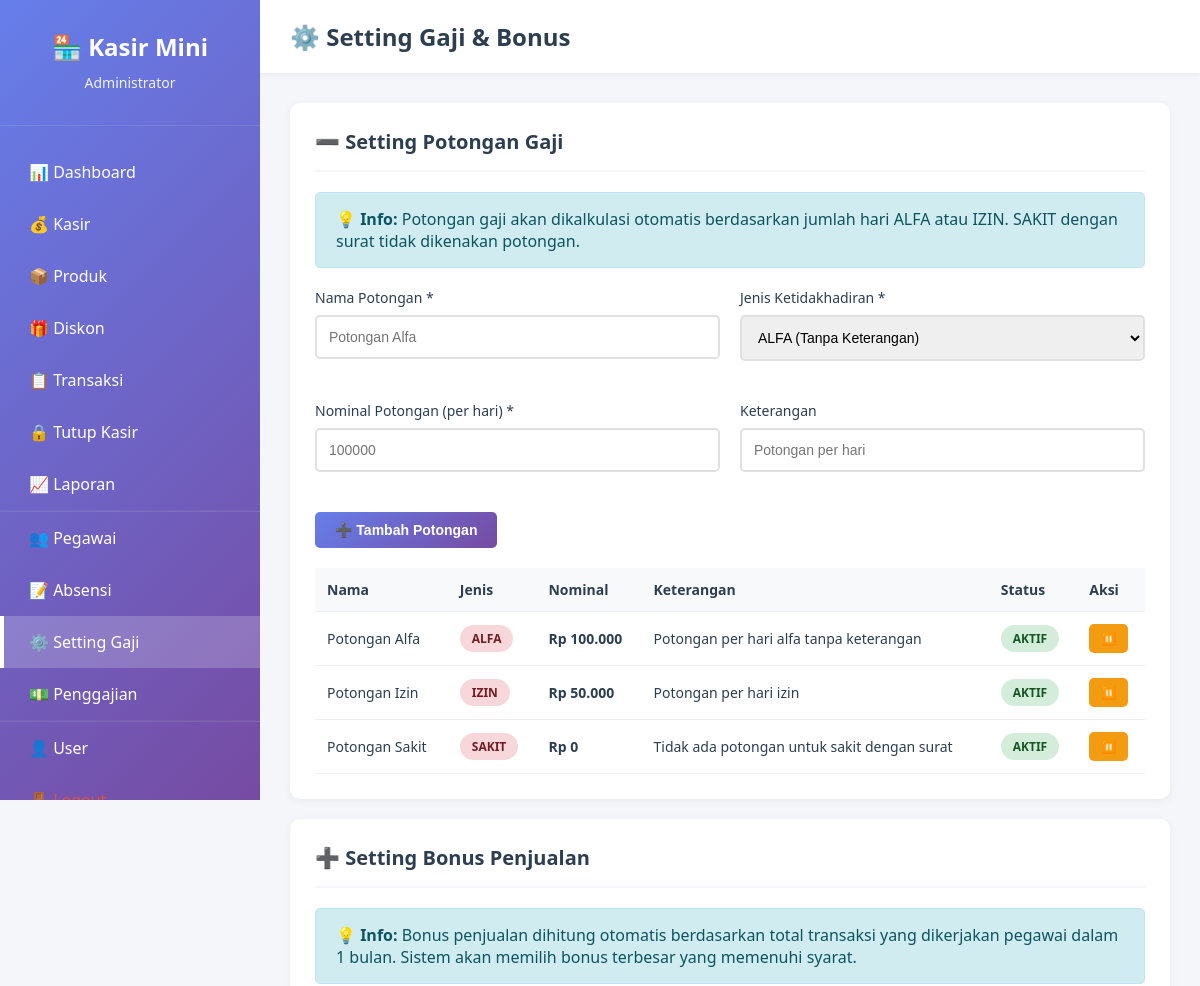
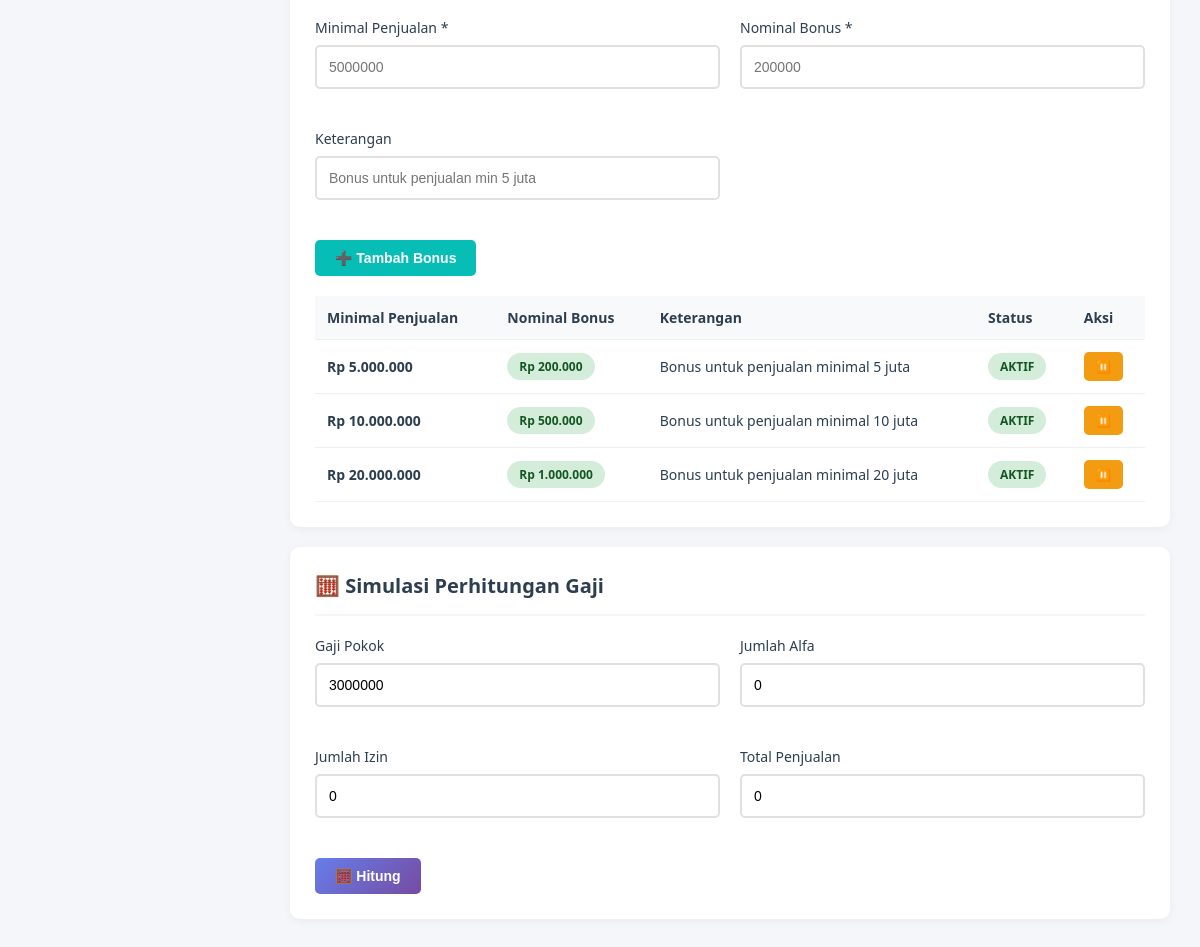
The page /setting_gaji.php (signed in) on the database its author committed (2 pictures, top to bottom).
### tables this page shows
CREATE TABLE setting_potongan (
    id INT PRIMARY KEY AUTO_INCREMENT,
    nama_potongan VARCHAR(100) NOT NULL,
    jenis_ketidakhadiran ENUM('ALFA', 'IZIN', 'SAKIT'),
    nominal_potongan DECIMAL(10,2) NOT NULL,
    keterangan TEXT,
    status ENUM('aktif', 'nonaktif') DEFAULT 'aktif',
    created_at TIMESTAMP DEFAULT CURRENT_TIMESTAMP
);

CREATE TABLE setting_bonus (
    id INT PRIMARY KEY AUTO_INCREMENT,
    minimal_penjualan DECIMAL(12,2) NOT NULL,
    nominal_bonus DECIMAL(10,2) NOT NULL,
    persentase_bonus DECIMAL(5,2) DEFAULT 0,
    keterangan TEXT,
    status ENUM('aktif', 'nonaktif') DEFAULT 'aktif',
    created_at TIMESTAMP DEFAULT CURRENT_TIMESTAMP
);

### config.php (called while the page is built, shortened)
<?php
function rupiah($angka) {
    return "Rp " . number_format($angka, 0, ',', '.');
}
?>

### setting_gaji.php (the view, shortened to what this page needs)
<?php
require_once 'config.php';
$potongan = mysqli_query($conn, "SELECT * FROM setting_potongan ORDER BY jenis_ketidakhadiran ASC");
$bonus = mysqli_query($conn, "SELECT * FROM setting_bonus ORDER BY minimal_penjualan ASC");
?>
<!DOCTYPE html>
<html lang="id">
<head>
    <link rel="stylesheet" href="assets/css/style.css">
</head>
<body>
    <div class="sidebar">
        <div class="sidebar-header">
            <h2>🏪 Kasir Mini</h2>
            <p><?php echo $_SESSION['nama_lengkap']; ?></p>
        </div>
        <nav class="sidebar-menu">
            <a href="index.php">📊 Dashboard</a>
            <a href="kasir.php">💰 Kasir</a>
            <a href="produk.php">📦 Produk</a>
            <a href="diskon.php">🎁 Diskon</a>
            <a href="transaksi.php">📋 Transaksi</a>
            <a href="tutup_kasir.php">🔒 Tutup Kasir</a>
            <a href="laporan.php">📈 Laporan</a>
            <hr style="border-color: rgba(255,255,255,0.1);">
            <a href="pegawai.php">👥 Pegawai</a>
            <a href="absensi.php">📝 Absensi</a>
            <a href="setting_gaji.php" class="active">⚙️ Setting Gaji</a>
            <a href="penggajian.php">💵 Penggajian</a>
            <hr style="border-color: rgba(255,255,255,0.1);">
            <a href="user.php">👤 User</a>
            <a href="logout.php" style="color: #e74c3c;">🚪 Logout</a>
        </nav>
    </div>
    <div class="main-content">
        <div class="top-bar">
            <h1>⚙️ Setting Gaji & Bonus</h1>
        </div>
        <div class="content">
            <div class="card">
                <div class="card-header">
                    <h3>➖ Setting Potongan Gaji</h3>
                </div>
                <div class="alert alert-info">
                    💡 <strong>Info:</strong> Potongan gaji akan dikalkulasi otomatis berdasarkan jumlah hari ALFA atau IZIN. SAKIT dengan surat tidak dikenakan potongan.
                </div>
                <form method="POST">
                    <div class="form-grid">
                        <div class="form-group">
                            <label>Nama Potongan *</label>
                            <input type="text" name="nama_potongan" class="form-control" required placeholder="Potongan Alfa">
                        </div>
                        <div class="form-group">
                            <label>Jenis Ketidakhadiran *</label>
                            <select name="jenis_ketidakhadiran" class="form-control" required>
                                <option value="ALFA">ALFA (Tanpa Keterangan)</option>
                            </select>
                        </div>
                        <div class="form-group">
                            <label>Nominal Potongan (per hari) *</label>
                            <input type="number" name="nominal_potongan" class="form-control" step="1000" required placeholder="100000">
                        </div>
                        <div class="form-group">
                            <label>Keterangan</label>
                            <input type="text" name="keterangan" class="form-control" placeholder="Potongan per hari">
                        </div>
                    </div>
                    <button type="submit" name="tambah_potongan" class="btn btn-primary">➕ Tambah Potongan</button>
                </form>
                <div class="table-responsive" style="margin-top: 20px;">
                    <table class="data-table">
                        <thead>
                            <tr>
                                <th>Nama</th>
                                <th>Jenis</th>
                                <th>Nominal</th>
                                <th>Keterangan</th>
                                <th>Status</th>
                                <th>Aksi</th>
                            </tr>
                        </thead>
                        <tbody>
                            <?php
                            mysqli_data_seek($potongan, 0);
                            while ($row = mysqli_fetch_assoc($potongan)):
                            ?>
                            <tr>
                                <td><?php echo $row['nama_potongan']; ?></td>
                                <td><span class="badge badge-red"><?php echo $row['jenis_ketidakhadiran']; ?></span></td>
                                <td><strong><?php echo rupiah($row['nominal_potongan']); ?></strong></td>
                                <td><?php echo $row['keterangan']; ?></td>
                                <td>
                                    <span class="badge <?php echo $row['status'] == 'aktif' ? 'badge-green' : 'badge-red'; ?>">
                                        <?php echo strtoupper($row['status']); ?>
                                    </span>
                                </td>
                                <td>
                                    <a href="?toggle_potongan=<?php echo $row['id']; ?>" class="btn btn-warning btn-sm">
                                        <?php echo $row['status'] == 'aktif' ? '⏸️' : '▶️'; ?>
                                    </a>
                                </td>
                            </tr>
                            <?php endwhile; ?>
                        </tbody>
                    </table>
                </div>
            </div>
            <div class="card">
                <div class="card-header">
                    <h3>➕ Setting Bonus Penjualan</h3>
                </div>
                <div class="alert alert-info">
                    💡 <strong>Info:</strong> Bonus penjualan dihitung otomatis berdasarkan total transaksi yang dikerjakan pegawai dalam 1 bulan. Sistem akan memilih bonus terbesar yang memenuhi syarat.
                </div>
                <form method="POST">
                    <div class="form-grid">
                        <div class="form-group">
                            <label>Minimal Penjualan *</label>
                            <input type="number" name="minimal_penjualan" class="form-control" step="1000000" required placeholder="5000000">
                        </div>
                        <div class="form-group">
                            <label>Nominal Bonus *</label>
                            <input type="number" name="nominal_bonus" class="form-control" step="10000" required placeholder="200000">
                        </div>
                        <div class="form-group">
                            <label>Keterangan</label>
                            <input type="text" name="keterangan" class="form-control" placeholder="Bonus untuk penjualan min 5 juta">
                        </div>
                    </div>
                    <button type="submit" name="tambah_bonus" class="btn btn-success">➕ Tambah Bonus</button>
                </form>
                <div class="table-responsive" style="margin-top: 20px;">
                    <table class="data-table">
                        <thead>
                            <tr>
                                <th>Minimal Penjualan</th>
                                <th>Nominal Bonus</th>
                                <th>Keterangan</th>
                                <th>Status</th>
                                <th>Aksi</th>
                            </tr>
                        </thead>
                        <tbody>
                            <?php
                            mysqli_data_seek($bonus, 0);
                            while ($row = mysqli_fetch_assoc($bonus)):
                            ?>
                            <tr>
                                <td><strong><?php echo rupiah($row['minimal_penjualan']); ?></strong></td>
                                <td><span class="badge badge-green"><?php echo rupiah($row['nominal_bonus']); ?></span></td>
                                <td><?php echo $row['keterangan']; ?></td>
                                <td>
                                    <span class="badge <?php echo $row['status'] == 'aktif' ? 'badge-green' : 'badge-red'; ?>">
                                        <?php echo strtoupper($row['status']); ?>
                                    </span>
                                </td>
                                <td>
                                    <a href="?toggle_bonus=<?php echo $row['id']; ?>" class="btn btn-warning btn-sm">
                                        <?php echo $row['status'] == 'aktif' ? '⏸️' : '▶️'; ?>
                                    </a>
                                </td>
                            </tr>
                            <?php endwhile; ?>
                        </tbody>
                    </table>
                </div>
            </div>
            <div class="card">
                <div class="card-header">
                    <h3>🧮 Simulasi Perhitungan Gaji</h3>
                </div>
                <div class="form-grid">
                    <div class="form-group">
                        <label>Gaji Pokok</label>
                        <input type="number" id="sim_gaji" class="form-control" value="3000000" step="100000">
                    </div>
                    <div class="form-group">
                        <label>Jumlah Alfa</label>
                        <input type="number" id="sim_alfa" class="form-control" value="0" min="0">
                    </div>
                    <div class="form-group">
                        <label>Jumlah Izin</label>
                        <input type="number" id="sim_izin" class="form-control" value="0" min="0">
                    </div>
                    <div class="form-group">
                        <label>Total Penjualan</label>
                        <input type="number" id="sim_penjualan" class="form-control" value="0" step="100000">
                    </div>
                </div>
                <button onclick="simulasiGaji()" class="btn btn-primary">🧮 Hitung</button>
            </div>
        </div>
    </div>
</body>
</html>

### assets/css/style.css (style rules this page uses)
* { margin: 0; padding: 0; box-sizing: border-box; }
body { font-family: 'Segoe UI', Tahoma, Geneva, Verdana, sans-serif; background: #f5f6fa; color: #2c3e50; display: flex; }
.sidebar { width: 260px; background: linear-gradient(135deg, #667eea 0%, #764ba2 100%); color: white; height: 100vh; position: fixed; left: 0; top: 0; overflow-y: auto; }
.sidebar-header { padding: 30px 20px; border-bottom: 1px solid rgba(255,255,255,0.1); text-align: center; }
.sidebar-header h2 { font-size: 24px; margin-bottom: 10px; }
.sidebar-header p { font-size: 14px; opacity: 0.9; margin-bottom: 3px; }
.sidebar-menu { padding: 20px 0; }
.sidebar-menu a { display: block; padding: 15px 25px; color: white; text-decoration: none; transition: all 0.3s; border-left: 4px solid transparent; }
.sidebar-menu a.active { background: rgba(255,255,255,0.2); border-left-color: white; }
.main-content { margin-left: 260px; width: calc(100% - 260px); min-height: 100vh; }
.top-bar { background: white; padding: 20px 30px; box-shadow: 0 2px 5px rgba(0,0,0,0.05); display: flex; justify-content: space-between; align-items: center; }
.top-bar h1 { font-size: 24px; color: #2c3e50; }
.content { padding: 30px; }
.table-responsive { overflow-x: auto; }
.data-table { width: 100%; border-collapse: collapse; }
.data-table th, .data-table td { padding: 12px; text-align: left; border-bottom: 1px solid #ecf0f1; }
.data-table th { background: #f8f9fa; color: #2c3e50; font-weight: 600; font-size: 14px; }
.data-table td { font-size: 14px; }
.badge { padding: 5px 12px; border-radius: 20px; font-size: 12px; font-weight: 600; display: inline-block; }
.badge-red { background: #f8d7da; color: #721c24; }
.badge-green { background: #d4edda; color: #155724; }
.btn { padding: 10px 20px; border: none; border-radius: 5px; cursor: pointer; font-size: 14px; font-weight: 600; transition: all 0.3s; text-decoration: none; display: inline-block; }
.btn-primary { background: linear-gradient(135deg, #667eea 0%, #764ba2 100%); color: white; }
.btn-success { background: #06beb6; color: white; }
.btn-warning { background: #f39c12; color: white; }
.btn-sm { padding: 6px 12px; font-size: 12px; }
.form-grid { display: grid; grid-template-columns: repeat(auto-fit, minmax(300px, 1fr)); gap: 20px; margin-bottom: 20px; }
.form-group { margin-bottom: 20px; }
.form-group label { display: block; margin-bottom: 8px; color: #2c3e50; font-weight: 500; font-size: 14px; }
.form-control { width: 100%; padding: 12px; border: 2px solid #e0e0e0; border-radius: 5px; font-size: 14px; transition: border-color 0.3s; }
select.form-control { cursor: pointer; }
.card { background: white; border-radius: 10px; box-shadow: 0 2px 10px rgba(0,0,0,0.05); padding: 25px; margin-bottom: 20px; }
.card-header { border-bottom: 2px solid #f5f6fa; padding-bottom: 15px; margin-bottom: 20px; }
.card-header h3 { color: #2c3e50; font-size: 20px; }
.alert { padding: 15px 20px; border-radius: 5px; margin-bottom: 20px; }
.alert-info { background: #d1ecf1; color: #0c5460; border: 1px solid #bee5eb; }

### rows shown on the page
setting_potongan: nama_potongan "Potongan Alfa", jenis_ketidakhadiran "ALFA", nominal_potongan "Rp 100.000", keterangan "Potongan per hari alfa tanpa keterangan", status "AKTIF"
setting_potongan: nama_potongan "Potongan Izin", jenis_ketidakhadiran "IZIN", nominal_potongan "Rp 50.000", keterangan "Potongan per hari izin", status "AKTIF"
setting_potongan: nama_potongan "Potongan Sakit", jenis_ketidakhadiran "SAKIT", nominal_potongan "Rp 0", keterangan "Tidak ada potongan untuk sakit dengan surat", status "AKTIF"
setting_bonus: minimal_penjualan "Rp 5.000.000", nominal_bonus "Rp 200.000", keterangan "Bonus untuk penjualan minimal 5 juta", status "AKTIF"
setting_bonus: minimal_penjualan "Rp 10.000.000", nominal_bonus "Rp 500.000", keterangan "Bonus untuk penjualan minimal 10 juta", status "AKTIF"
setting_bonus: minimal_penjualan "Rp 20.000.000", nominal_bonus "Rp 1.000.000", keterangan "Bonus untuk penjualan minimal 20 juta", status "AKTIF"

### other values the page prints
$_SESSION['nama_lengkap'] "Administrator"
